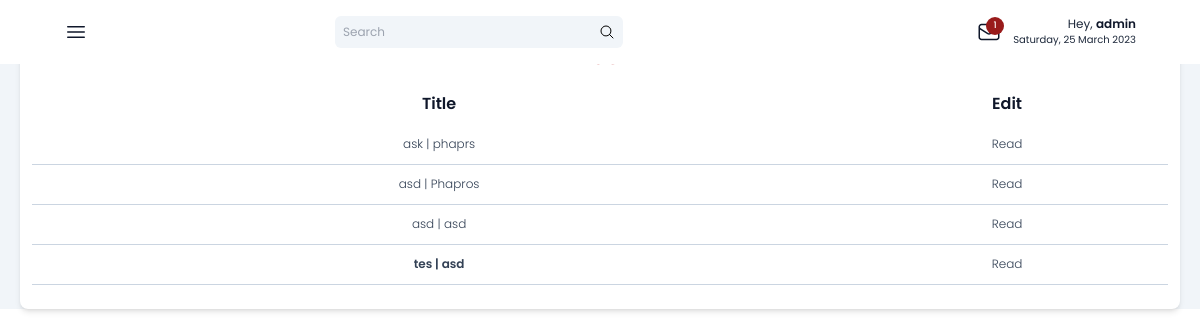
The app's page /setup/message/ (signed in) with its own data.
### post/models.py (models this page shows, shortened)
class Message(models.Model):
    name=models.CharField(max_length=100, verbose_name='Name')
    company=models.CharField(max_length=100, verbose_name='Company')
    email=models.CharField(max_length=100, verbose_name='Email')
    subject=models.CharField(max_length=100, verbose_name='Subject')
    message=models.TextField(verbose_name='Message')
    status_message=models.CharField(max_length=25, choices=STATUS_MESSAGE, default='unread', verbose_name='Status')

### setup/views.py (the view)
# urls.py: path('message/', MessageListView.as_view(), name='messages'),
class MessageListView(LoginRequiredMixin, ListView):
    model = Message
    template_name = 'setup/message_list.html'
    context_object_name = 'messages'
    def get_context_data(self, *args, **kwargs):
        context = super().get_context_data(*args, **kwargs)
        context['message_count'] = Message.objects.filter(status_message ='unread').count()
        context['datetime']= datetime.now().strftime("%A, %d %B %Y ")
        context['contact']= Contact.objects.all()
        context['abouts'] = About.objects.all()
        return context

### setup/templates/setup/message_list.html (shortened to what this page needs)
{% extends '../arcotama_admin.html' %} {% load static %} {% block content %}
<main class="col-span-full md:col-span-3 md:grid-rows-3 mt-3 xl:mt-16 md:px-5 px-16">
  <section class="bg-white rounded-lg shadow-md text-xs font-normal text-slate-900 mt-4 p-3 text-center">
    <h1 class="text-center text-slate-900 font-normal text-2xl"><span class="font-semibold text-red-700">Inbox</span></h1>
    <table class="table-auto my-3 w-full p-40">
      <thead>
        <tr class="text-slate-900 text-base h-10">
          <th class="font-semibold">Title</th>
          <th class="font-semibold">Edit</th>
        </tr>
      </thead>
      <tbody>
        {% for msg in messages %}
        <tr class="text-slate-700 text-xs font-light h-10 border-b-[1px] border-slate-300">
          <td class="{% if msg.status_message == 'unread' %} font-semibold {% else %} font-light {%endif%}">{{msg.subject}} | {{msg.company}}</td>
          <td><a href=" {% url 'setup:message-update' msg.pk %} ">Read</a></td>
        </tr>
        {% endfor %}
      </tbody>
    </table>
  </section>
</main>
{% endblock content %}

### templates/snippets/admin-topbar.html (shortened to what this page needs)
{% load static %}
<div class="flex justify-around md:justify-end space-x-4 items-center relative">
    <a href="{% url 'setup:messages' %}" class="text-slate-900 scale-150"
      >
      {% if not message_count == 0 %}
      <span class="absolute p-px w-4 h-4 rounded-full bg-red-800 text-white notif flex justify-center items-center scale-75 -top-1 -right-1">{{message_count}}</span>
      {% endif %}
    </a>
    <span class="flex flex-col items-end">
      <p class="text-xs text-slate-800">Hey, <span class="text-xs font-semibold text-slate-900">{{user}}</span></p>
      <p class="hidden md:block text-xxs text-slate-800">{{datetime}}</p>
    </span>
  </div>
</section>

### records on screen
Message: subject "ask", company "phaprs"
Message: subject "asd", company "Phapros"
Message: subject "asd", company "asd"
Message: subject "tes", company "asd"

### other values on screen
{{ message_count }} "1"
{{ user }} "admin"
{{ datetime }} "Saturday, 25 March 2023"
